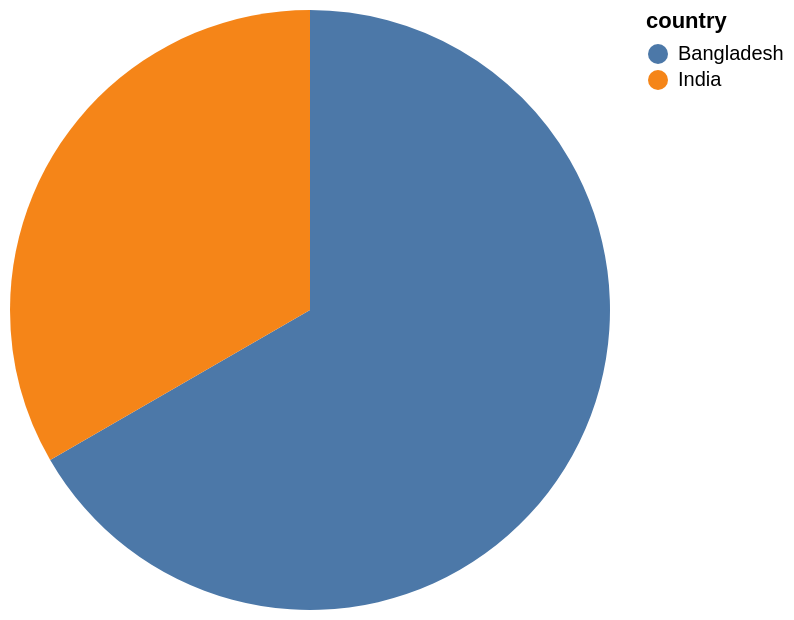

Here is the Vega-Lite specification saved for this chart:
### Vega-Lite specification from a JSON file in a GitHub repository (floating-point values rounded to 4 significant figures)
{"data": {"values": [{"x_data": "Bangladesh", "y_data": 2}, {"x_data": "India", "y_data": 1}]}, "mark": "arc", "encoding": {"theta": {"field": "y_data", "type": "quantitative", "title": "COUNT(country)"}, "color": {"field": "x_data", "type": "nominal", "title": "country"}}}
